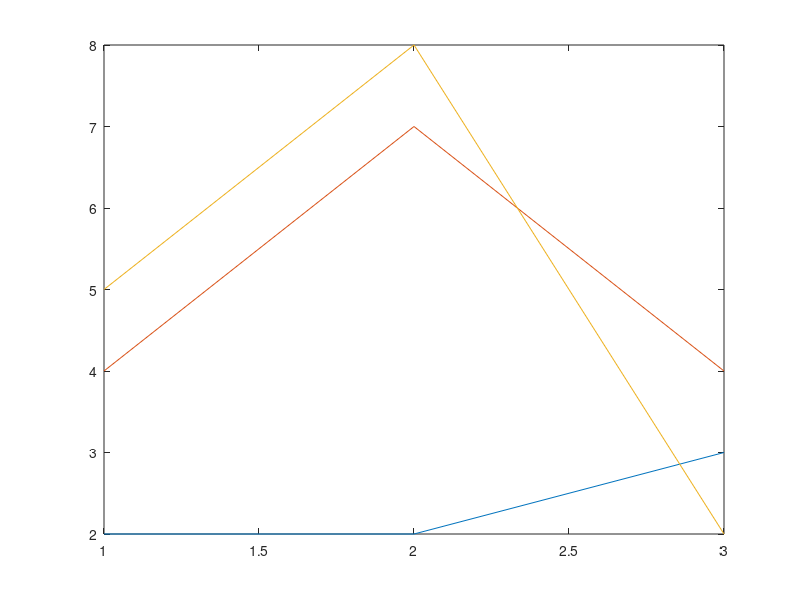
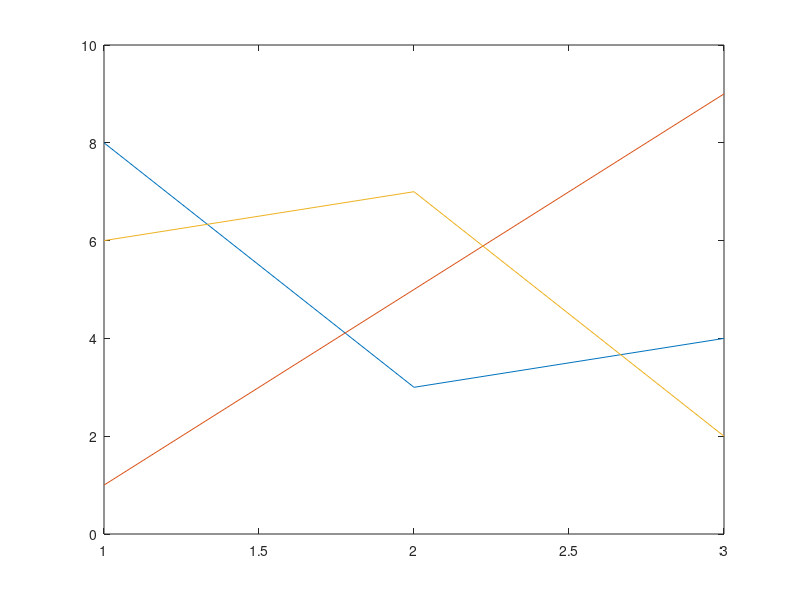
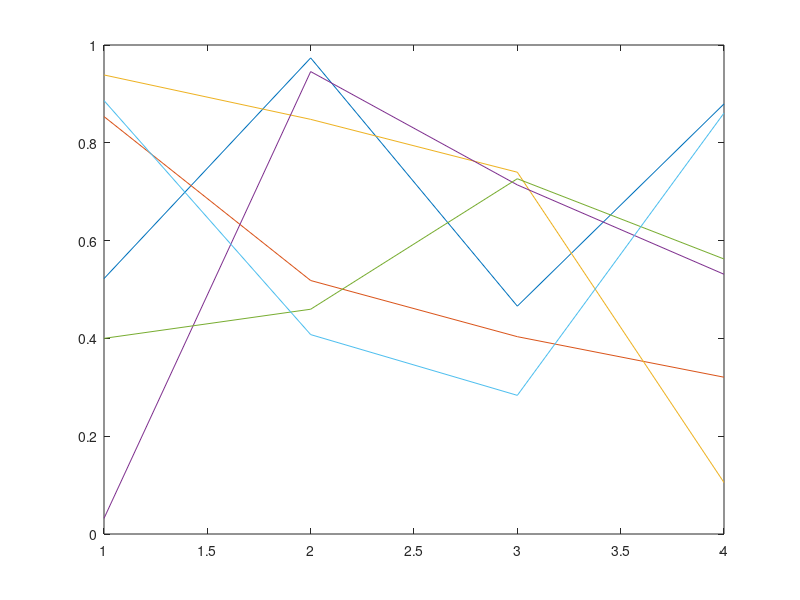
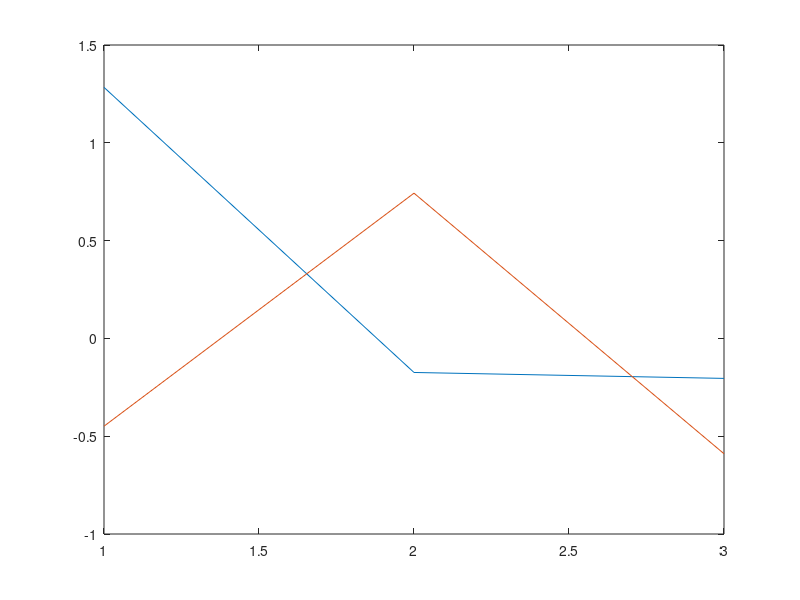

The MATLAB script that drew these images, in order:
clc
clear all

display('Lab 3')
display('Aim: Generating a set of commands on a given vector (Example: X = [1 8 3 9 0 1]) to ')
display('(A) Add up the values of the elements (Check with sum)')
display('(B) Compute the Running Sum (Check with sum), where Running Sum for element j = the sum of elements from i to j inclusive.')
display('Also Generating a Random Sequence using rand() / randn() functions and plotting them')

display('')
display('Declared matrix: ')
matrix = [2, 4, 5;
          2, 7, 8;
          3, 4, 2]

matrixColSum = sum(matrix, 1) % 1 is default, can be omitted
matrixRowSum = sum(matrix, 2)

matrixColCumsum = cumsum(matrix, 1) % 1 is default, can be omitted
matrixRowCumsum = cumsum(matrix, 2)

plot(matrix)
figure

display('')
display('Matrix generated using magic(): ')
magicMatrix = magic(3)

magicMatrixColSum = sum(magicMatrix, 1) % 1 is default, can be omitted
magicMatrixRowSum = sum(magicMatrix, 2)

magicMatrixColCumsum = cumsum(magicMatrix, 1) % 1 is default, can be omitted
magicMatrixRowCumsum = cumsum(magicMatrix, 2)

plot(magicMatrix)
figure

randMatrix = rand(4, 6) % Uniform distribution of random numbers

randMatrixColSum = sum(randMatrix, 1) % 1 is default, can be omitted
randMatrixRowSum = sum(randMatrix, 2)

randMatrixColCumsum = cumsum(randMatrix, 1) % 1 is default, can be omitted
randMatrixRowCumsum = cumsum(randMatrix, 2)

plot(randMatrix)
figure

randNMatrix = randn(3, 2) % Normal distribution of random numbers

randNMatrixColSum = sum(randNMatrix, 1) % 1 is default, can be omitted
randNMatrixRowSum = sum(randNMatrix, 2)

randNMatrixColCumsum = cumsum(randNMatrix, 1) % 1 is default, can be omitted
randNMatrixRowCumsum = cumsum(randNMatrix, 2)

plot(randNMatrix)
figure

randIMatrix = randi(50, 5, 3) % Uniformly distributed pseudorandom integers

randIMatrixColSum = sum(randIMatrix, 1) % 1 is default, can be omitted
randIMatrixRowSum = sum(randIMatrix, 2)

randIMatrixColCumsum = cumsum(randIMatrix, 1) % 1 is default, can be omitted
randIMatrixRowCumsum = cumsum(randIMatrix, 2)

plot(randIMatrix)
figure

randPermMatrix = randperm(6, 6) % Random permutation of integers

randPermMatrixColSum = sum(randPermMatrix, 1) % 1 is default, can be omitted
randPermMatrixRowSum = sum(randPermMatrix, 2)

randPermMatrixColCumsum = cumsum(randPermMatrix, 1) % 1 is default, can be omitted
randPermMatrixRowCumsum = cumsum(randPermMatrix, 2)

plot(randPermMatrix)
figure